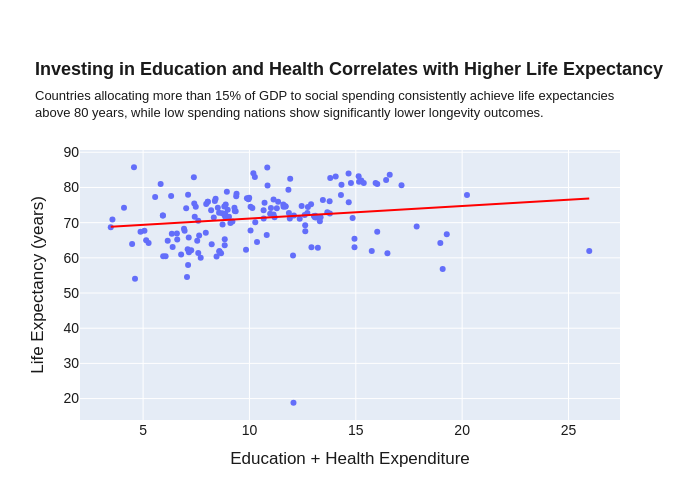

Source (notebook cell):
### Code cell
# Scatter plot
fig = px.scatter(
    df1,
    x='Total Expenditure',
    y='Life Expectancy',
    hover_name='Country',
    trendline='ols',
    title='<b>Investing in Education and Health Correlates with Higher Life Expectancy',
    subtitle = 'Countries allocating more than 15% of GDP to social spending consistently achieve life expectancies<br>above 80 years, while low spending nations show significantly lower longevity outcomes.',
    labels={
        'Total Expenditure':'Education + Health Expenditure',
        'Life Expectancy':'Life Expectancy (years)'
    },
    height=500,
    width=700
)
# Trendline 
fig.data[-1].line.color = 'red'
# Title styling
fig.update_layout(
    title_font_family="Helvetica",
    title_font_size=18,
    font=dict(family='Helvetica', size=14, color="#1A1A1A"),
    margin = {'t':150}
)
fig.show()

### Figure 1 — Plotly figure (JSON) as saved in the notebook; plotly's stock layout.template omitted (floating-point values rounded to 4 significant figures; data arrays with more than 128 entries replaced by an {"elided": "..."} marker saying what was removed)
{"data": [{"hovertemplate": "<b>%{hovertext}</b><br><br>Education + Health Expenditure=%{x}<br>Life Expectancy (years)=%{y}<extra></extra>", "hovertext": {"elided": "261 str values"}, "legendgroup": "", "marker": {"color": "#636efa", "symbol": "circle"}, "mode": "markers", "name": "", "orientation": "v", "showlegend": false, "type": "scatter", "x": {"elided": "261 float values"}, "xaxis": "x", "y": {"elided": "261 float values"}, "yaxis": "y"}, {"hovertemplate": "<b>OLS trendline</b><br>Life Expectancy = 0.357865 * Total Expenditure + 67.5757<br>R<sup>2</sup>=0.027382<br><br>Education + Health Expenditure=%{x}<br>Life Expectancy (years)=%{y} <b>(trend)</b><extra></extra>", "legendgroup": "", "line": {"color": "red"}, "marker": {"color": "#636efa", "symbol": "circle"}, "mode": "lines", "name": "", "showlegend": false, "type": "scatter", "x": {"elided": "160 float values"}, "xaxis": "x", "y": {"elided": "160 float values"}, "yaxis": "y"}], "layout": {"font": {"color": "#1A1A1A", "family": "Helvetica", "size": 14}, "height": 500, "legend": {"tracegroupgap": 0}, "margin": {"t": 150}, "title": {"font": {"family": "Helvetica", "size": 18}, "subtitle": {"text": "Countries allocating more than 15% of GDP to social spending consistently achieve life expectancies<br>above 80 years, while low spending nations show significantly lower longevity outcomes."}, "text": "<b>Investing in Education and Health Correlates with Higher Life Expectancy"}, "width": 700, "xaxis": {"anchor": "y", "domain": [0, 1], "title": {"text": "Education + Health Expenditure"}}, "yaxis": {"anchor": "x", "domain": [0, 1], "title": {"text": "Life Expectancy (years)"}}}}
